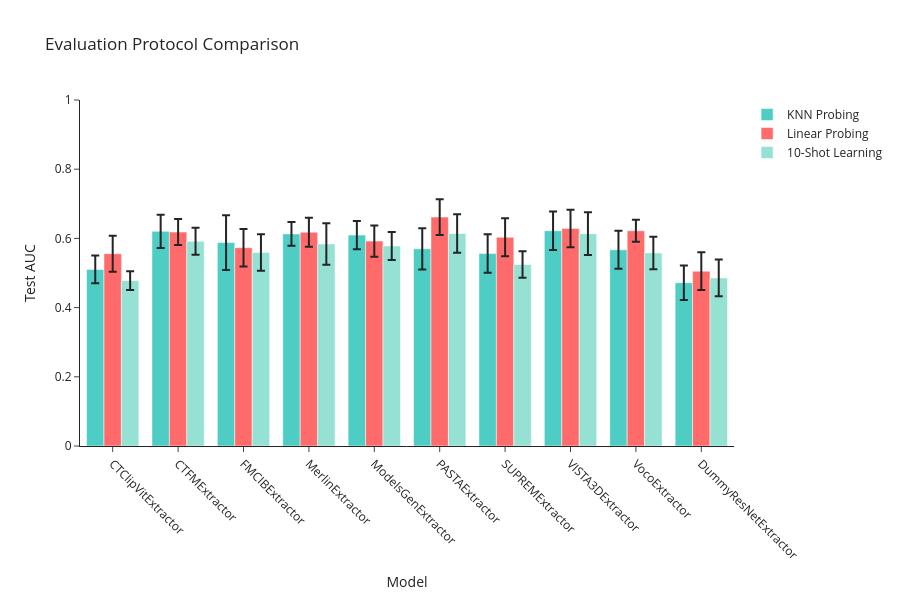

Source (notebook cell):
### Markdown cell above
## Comparison: KNN vs Linear Probing vs Few-Shot

### Code cell
# Create comparison visualization
model_names = list(linear_probing_results.keys())

knn_means = [test_accuracies_dict[m]['mean'] for m in model_names]
linear_means = [linear_probing_results[m]['mean'] for m in model_names]
few_shot_10_means = [few_shot_results[10][m]['mean'] for m in model_names]

knn_errors = [test_accuracies_dict[m]['ci95'][1] - test_accuracies_dict[m]['mean'] for m in model_names]
linear_errors = [linear_probing_results[m]['ci95'][1] - linear_probing_results[m]['mean'] for m in model_names]
few_shot_errors = [few_shot_results[10][m]['ci95'][1] - few_shot_results[10][m]['mean'] for m in model_names]

fig = go.Figure()

fig.add_trace(go.Bar(
    x=model_names,
    y=knn_means,
    error_y=dict(type='data', array=knn_errors),
    name='KNN Probing',
    marker_color='#4ECDC4'
))

fig.add_trace(go.Bar(
    x=model_names,
    y=linear_means,
    error_y=dict(type='data', array=linear_errors),
    name='Linear Probing',
    marker_color='#FF6B6B'
))

fig.add_trace(go.Bar(
    x=model_names,
    y=few_shot_10_means,
    error_y=dict(type='data', array=few_shot_errors),
    name='10-Shot Learning',
    marker_color='#95E1D3'
))

fig.update_layout(
    title='Evaluation Protocol Comparison',
    xaxis_title='Model',
    yaxis_title='Test AUC',
    barmode='group',
    height=600,
    width=900,
    template='simple_white',
    xaxis_tickangle=45
)
fig.update_yaxes(range=[0, 1.0])

fig.show()

print(f"Correlation KNN vs Linear Probing: {np.corrcoef(knn_means, linear_means)[0, 1]:.4f}")
print(f"Correlation KNN vs 10-Shot: {np.corrcoef(knn_means, few_shot_10_means)[0, 1]:.4f}")
print("Interpretation:")
print("  High KNN-Linear correlation (>0.8): Consistent feature quality assessment")
print("  10-Shot vs KNN: Difference shows data-efficiency gains with simple learning")

### Figure 1 — Plotly figure (JSON) as saved in the notebook; plotly's stock layout.template omitted (floating-point values rounded to 4 significant figures)
{"data": [{"error_y": {"array": [0.04002, 0.0482, 0.07908, 0.0344, 0.04064, 0.0598, 0.05563, 0.05547, 0.05494, 0.0499], "type": "data"}, "marker": {"color": "#4ECDC4"}, "name": "KNN Probing", "type": "bar", "x": ["CTClipVitExtractor", "CTFMExtractor", "FMCIBExtractor", "MerlinExtractor", "ModelsGenExtractor", "PASTAExtractor", "SUPREMExtractor", "VISTA3DExtractor", "VocoExtractor", "DummyResNetExtractor"], "y": [0.5104, 0.6204, 0.5879, 0.6129, 0.6096, 0.5699, 0.556, 0.6221, 0.5672, 0.4721]}, {"error_y": {"array": [0.0522, 0.03756, 0.05415, 0.04167, 0.04504, 0.05165, 0.05483, 0.05418, 0.0317, 0.05461], "type": "data"}, "marker": {"color": "#FF6B6B"}, "name": "Linear Probing", "type": "bar", "x": ["CTClipVitExtractor", "CTFMExtractor", "FMCIBExtractor", "MerlinExtractor", "ModelsGenExtractor", "PASTAExtractor", "SUPREMExtractor", "VISTA3DExtractor", "VocoExtractor", "DummyResNetExtractor"], "y": [0.5558, 0.6183, 0.5732, 0.6179, 0.5922, 0.6616, 0.6033, 0.6288, 0.6221, 0.5054]}, {"error_y": {"array": [0.02712, 0.03904, 0.05253, 0.0601, 0.04046, 0.05595, 0.03809, 0.06206, 0.04696, 0.0531], "type": "data"}, "marker": {"color": "#95E1D3"}, "name": "10-Shot Learning", "type": "bar", "x": ["CTClipVitExtractor", "CTFMExtractor", "FMCIBExtractor", "MerlinExtractor", "ModelsGenExtractor", "PASTAExtractor", "SUPREMExtractor", "VISTA3DExtractor", "VocoExtractor", "DummyResNetExtractor"], "y": [0.478, 0.5916, 0.5594, 0.5839, 0.5783, 0.6142, 0.5244, 0.6137, 0.5581, 0.4856]}], "layout": {"barmode": "group", "height": 600, "title": {"text": "Evaluation Protocol Comparison"}, "width": 900, "xaxis": {"tickangle": 45, "title": {"text": "Model"}}, "yaxis": {"range": [0, 1.0], "title": {"text": "Test AUC"}}}}
